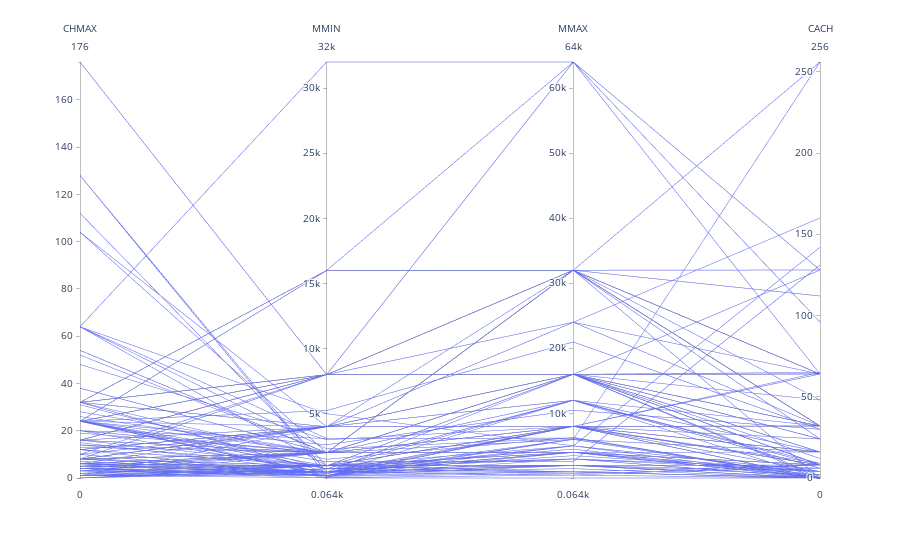

Notebook cell for this chart:
### Code cell
import plotly.express as px
fig = px.parallel_coordinates(df,dimensions=['CHMAX', 'MMIN', 'MMAX',
                                          'CACH'],
                             color_continuous_scale=px.colors.diverging.Tealrose,
                             color_continuous_midpoint=2)
fig.show()

### Figure 1 — Plotly figure (JSON) as saved in the notebook; plotly's stock layout.template omitted (floating-point values rounded to 4 significant figures; data arrays with more than 128 entries replaced by an {"elided": "..."} marker saying what was removed)
{"data": [{"dimensions": [{"label": "CHMAX", "values": {"elided": "209 int values"}}, {"label": "MMIN", "values": {"elided": "209 int values"}}, {"label": "MMAX", "values": {"elided": "209 int values"}}, {"label": "CACH", "values": {"elided": "209 int values"}}], "domain": {"x": [0, 1], "y": [0, 1]}, "name": "", "type": "parcoords"}], "layout": {"legend": {"tracegroupgap": 0}, "margin": {"t": 60}}}
